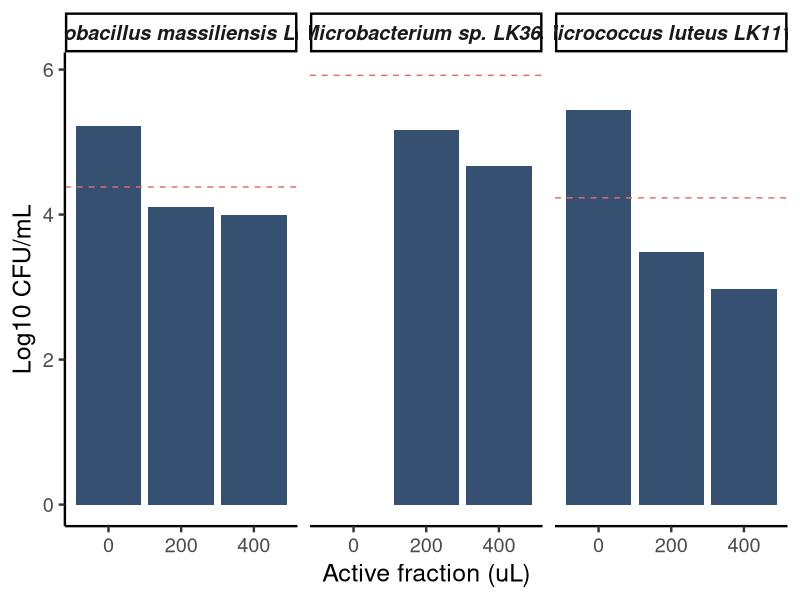
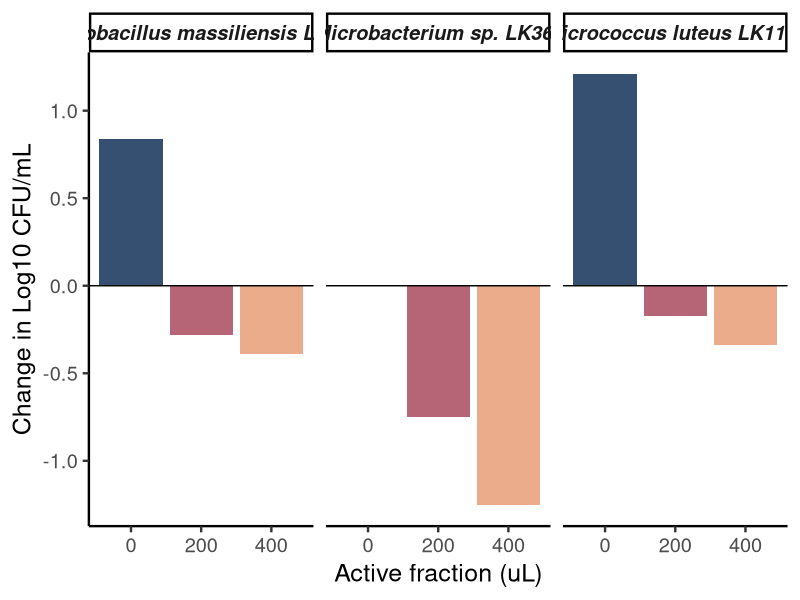

These charts were generated, in order, by the following R code:
# Load library
library(ggplot2)

color <- c("#355070", "#6D597A" ,"#B56576", "#E56B6F", "#EAAC8B", "#F1E9DA")

# Create the data frame
data <- data.frame(
  Dose = factor(c("High", "Low", "Control"), levels=c("High", "Low", "Control")),
  Starting = c(4.38, 4.38, 4.38),
  Change = c(-0.39, -0.28, 0.84),
  Ending = c(3.99, 4.10, 5.22)
)

# Update data frame
data <- data.frame(
  Sample = factor(rep(c("Helcobacillus massiliensis LK130", "Microbacterium sp. LK369"), each=3)),
  Dose = factor(rep(c("High", "Low", "Control"), 2), levels=c("High", "Low", "Control")),
  Change = c(-0.39, -0.28, 0.84, # LK130
             -1.25, -0.75, 1.21), # LK369 
  Ending = c(3.99, 4.10, 5.22, 
             2.98, 3.48, 5.44)
  )
# V2 of data frame
data <- data.frame(
  Sample = factor(rep(c("Helcobacillus massiliensis LK130", "Microbacterium sp. LK369", "Micrococcus luteus LK1117"), each=3)),
  Dose = factor(rep(c("0", "200", "400"), 3), levels=c("0", "200", "400")),
  Starting = rep(c(4.38, #LK130
                   5.92, #LK369
                   4.23), #LK1117
                 each=3),
  Change = c(0.84, -0.28, -0.39, # LK130
             0, -0.75, -1.25, # LK369 need to get the no treatment control
             1.21, -0.17, -0.34), # LK1117
  Ending = c(5.22, 4.10, 3.99, # LK130
             0, 5.17, 4.67, # LK369
             5.44, 3.48, 2.98) #LK1117
)

ggplot(data, aes(x=Dose, y=Ending)) +
  geom_bar(stat="identity", fill="#355070") +
  geom_hline(data=data.frame(Sample=c("Helcobacillus massiliensis LK130", "Microbacterium sp. LK369", "Micrococcus luteus LK1117"), yint=c(4.38, 5.92, 4.23)),
             aes(yintercept=yint), linetype="dashed", color="#E56B6F") +
  labs(x="Active fraction (uL)", y="Log10 CFU/mL") +
  facet_wrap(~Sample) +
  theme_classic(base_size = 18) +
  ylim(0, max(data$Ending) + 0.5) +
  theme(strip.text = element_text(face = "bold.italic"))


ggplot(data, aes(x=Dose, y=Change, fill = Dose)) +
  geom_bar(stat="identity") +
  scale_fill_manual(values = c("#355070", "#B56576", "#EAAC8B")) +
  geom_hline(yintercept=0, linetype="solid", color="black") + 
  labs(x="Active fraction (uL)", y="Change in Log10 CFU/mL") +
  facet_wrap(~Sample) +
  theme_classic(base_size = 18) +
  #ylim(-0.5, 0.84) +
  theme(strip.text = element_text(face = "bold.italic"), 
        legend.position = "none")
